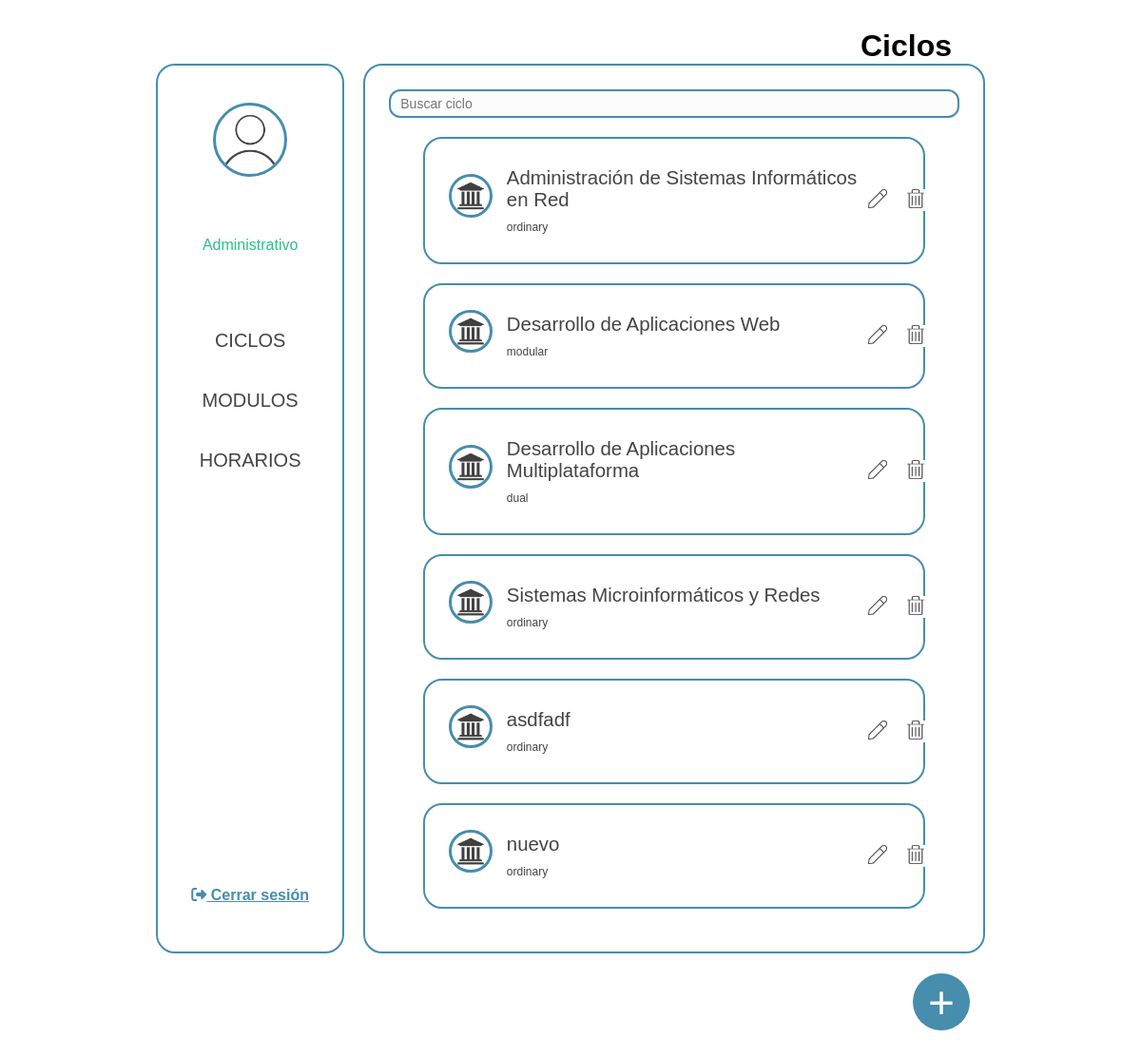
Screenshot of /GestionHorarios/www/pages/administrator_vocational_trainings.php with the database file from the repository.
### tables this page shows
CREATE TABLE `vocational_trainings` (
  `id` int NOT NULL,
  `course_code` varchar(50) NOT NULL,
  `acronym` varchar(5) NOT NULL,
  `course_name` varchar(100) NOT NULL,
  `modality` enum('ordinary','dual','modular','') NOT NULL,
  `type` enum('medium','higher') NOT NULL,
  `time_stamp` datetime NOT NULL DEFAULT CURRENT_TIMESTAMP
);

### GestionHorarios/www/pages/administrator_vocational_trainings.php (the view, shortened to what this page needs)
<?php
include_once '../functions/connection.php';
$sql = "SELECT * FROM vocational_trainings";
$stmt = $pdo->query($sql);
$editVocationalTrainingId = null;
?>
<!DOCTYPE html>
<html lang="es">
<head>
    <link rel="stylesheet" href="../pages/css/administrator_panel.css">
</head>
<body>
    <h2>Ciclos</h2>
    <div class="container">
        <?php include_once('partials/container_left.php') ?>
        <div class="container-rigth">
            <div style="text-align: center; margin-bottom: 20px; width: 100%;">
                <form method="post" style="all:initial;" action="../functions/administrator/function_panel_administrator.php" id="search-form">
                    <input class="buscador" type="text" id="buscar" placeholder="Buscar ciclo" name="txtFindVocationalTraining">
                </form>
            </div>
            <div class="mostrar-ciclos">
                <?php
                while ($fila = $stmt->fetch(PDO::FETCH_ASSOC)) {
                    $id = $fila['id'];
                    $name = $fila['course_name'];
                    $course_code = $fila['course_code'];
                    $acronym = $fila['acronym'];
                    $course_name = $fila['course_name'];
                    $modality = $fila['modality'];
                    $type = $fila['type'];
                    echo "<div class='container-user'>
                            <div class='row'>
                                <div class='user-imagen'>
                                    <img src='/images/ciclo.png' class='pic' alt='Ciclo img'>
                                </div>
                                <div class='user-texto'>
                                    <p class='texto-nombre'>$name </p>
                                    <p class='texto-ciclo'>$modality</p>
                                </div>";
                    if ($editVocationalTrainingId == $id) {
                        echo "
                                <div class='user-botones'>
                                    <form method='post' action='../functions/administrator/function_delete_user.php'>
                                        <input type='hidden' name='id' value='$id'>
                                        <button type='submit' class='btn-delete' name='btnDelete'>
                                            <img src='/images/delete.png' class='boton-icono-delete' alt='Borrar'>
                                            <img src='/images/delete_hover.png' class='delete-hover' alt='Borrar'>
                                        </button>
                                    </form>
                                </div>
                            </div>
                        <div class='user-editar'>
                            <form action='../functions/vocational_trainings/function_update_vocational_trainings.php' style='all:initial; width: 100%;' method='post'>
                                <div class='row-edit' style='margin-left: 3.5%;'>
                                    <input class='inputs-form' type='hidden' name='id' value='$id'>
                                    <input class='inputs-form' type='text' name='txtName' value='$name' required><br>
                                    <input class='inputs-form' type='text' name='txtCourse_code' value='$course_code' placeholder='Código ciclo' required><br>
                                    <input class='inputs-form' type='text' name='txtAcronym' value='$acronym' placeholder='Siglas' ><br>
                                </div>
                                <div class='row-edit' style='margin-left: 3.5%;'>
                                    <input class='inputs-form' type='text' name='txtCourse_name' value='$course_name' placeholder='Nome' ><br>
                                    <input class='inputs-form' type='text' name='txtModality' value='$modality' placeholder='Modalidade' ><br>
                                    <input class='inputs-form' type='text' name='txtType' value='$type' placeholder='Tipo' required><br>
                                </div>
                                <div class='row-guardar'>
                                    <button type='submit' class='btnActualizar' name='btnSave'>Actualizar</button>
                                </div>
                            </form>
                        </div>
                        ";
                    } else {
                        echo "
                        <div class='user-botones'>
                            <form method='post'>
                                <input type='hidden' name='id' value='$id'>
                                <input type='hidden' name='name' value='$name'>
                                <input type='hidden' name='course_code' value='$course_code'>
                                <input type='hidden' name='acronym' value='$acronym'>
                                <input type='hidden' name='course_name' value='$course_name'>
                                <input type='hidden' name='modality' value='$modality'>
                                <input type='hidden' name='type' value='$type'>
                                <button type='submit' class='btn' name='btnUpdate'>
                                    <img src='/images/edit.png' class='boton-icono-edit' alt='Editar'>
                                    <img src='/images/edit_hover.png' class='edit-hover' alt='Editar'>
                                </button>
                            </form>
                            <form method='post' action='../functions/administrator/function_delete_user.php'>
                                <input type='hidden' name='id' value='$id'>
                                <button type='submit' class='btn-delete' name='btnDelete'>
                                    <img src='/images/delete.png' class='boton-icono-delete' alt='Borrar'>
                                    <img src='/images/delete_hover.png' class='delete-hover' alt='Borrar'>
                                </button>
                            </form>
                        </div>
                        </div>
                        ";
                    }
                    echo "</div>";
                }
                ?>
            </div>
        </div>
    </div>
    <form action="administrator_create_vocational_training.php">
        <button name="btnCreateVocationalTraining" class="btnCreateUser">+</button>
    </form>
</body>
</html>

### GestionHorarios/www/pages/css/administrator_panel.css (style rules this page uses)
body { font-family: Arial, sans-serif; height: 100vh; overflow: hidden; margin: 2.5% 20px; width: calc(100% - 40px); }
.container { display: flex; gap: 20px; }
h2 { text-align: center; font-size: 2em; width: 100%; text-align: right; padding-right: 35px; }
.container-rigth { text-align: center; width: 100%; max-height: calc( 95vh - 70px ); border: solid var(--color-primario) 2px; border-radius: 20px; padding: 25px; overflow-y: auto; height: auto; }
.mostrar-ciclos { display: flex; flex-wrap: wrap; }
.container-user { display: flex; flex-direction: column; flex-wrap: wrap; border: 2px solid var(--color-primario); padding: 10px; width: 100%; border-radius: 20px; margin-bottom: 20px; margin-right: 6%; margin-left: 6%; }
.row { display: flex; flex-wrap: wrap; width: 100%; margin-top: 15px; margin-bottom: 15px; }
.pic { border: 3px solid var(--color-primario); width: 60%; border-radius: 80%; margin-bottom: 10px; }
.container-user p { margin: 5px 0; }
button { cursor: pointer; }
form { display: inline-block; }
.btnCreateUser { position: fixed; bottom: 7%; right: 15%; background-color: var(--color-primario); width: 60px; height: 60px; border-radius: 50%; border: none; font-size: 3rem; color: var(--forty-color); transition: transform 0.5s ease, background-color 0.3s ease; }
.buscador { background-color: var(--forty-color); border: 2px solid var(--color-primario); padding: 5px 10px; border-radius: 12px; font-size: 14px; color: var(--tertiary-color); appearance: none; cursor: pointer; width: 100%; height: 30px; position: relative; }
.user-imagen { width: 15%; display: flex; align-items: center; justify-content: center; }
.user-texto { width: 75%; text-align: left; display: flex; flex-direction: column; align-items: left; justify-content: center; }
.texto-nombre { font-size: 1.7vw; }
.texto-ciclo { font-size: 1vw; }
.user-botones { width: 9%; text-align: left; display: flex; align-items: center; justify-content: center; }
.btn { background-color: white; border: 0px; margin-left: 20px; }
.btn-delete { background-color: white; border: 0px; margin-left: 20px; }
.boton-icono-edit { width: 20px; height: 20px; }
.boton-icono-delete { width: 20px; height: 20px; }
p { color: var(--tertiary-color); }

### GestionHorarios/www/pages/css/common.css (style rules this page uses)
:root { --color-primario: #468dae; --second-color: #2bc187; --tertiary-color: #444444; --forty-color: #fcfcfc; --danger-color: #c12b2e; --fuente-principal: "Arial", sans-serif; }
* { margin: 0; padding: 0; box-sizing: border-box; }
body { padding: 0 12% 0 12%; margin-top: 3%; }

### rows the page displays
vocational_trainings: course_name "Administración de Sistemas Informáticos en Red", modality "ordinary"
vocational_trainings: course_name "Desarrollo de Aplicaciones Web", modality "modular"
vocational_trainings: course_name "Desarrollo de Aplicaciones Multiplataforma", modality "dual"
vocational_trainings: course_name "Sistemas Microinformáticos y Redes", modality "ordinary"
vocational_trainings: course_name "asdfadf", modality "ordinary"
vocational_trainings: course_name "nuevo", modality "ordinary"
